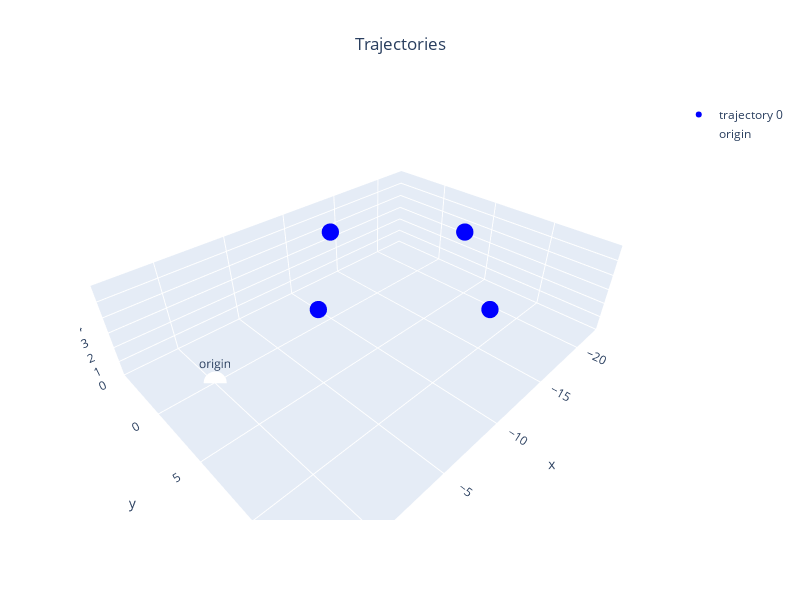

The notebook cell saved with this chart:
### Markdown cell above
## Gazebo

### Code cell
gaz_config = ConfigGazebo(origin= enu_origin,
                          world_path="simulator/gazebo/worlds/runway.world")

gaz_config.add(base_path=base_path,base_home=base_home,color=color)
gaz_config.show()

gaz= Gazebo(gaz_config,gra_origin)

### Figure 1 — Plotly figure (JSON) as saved in the notebook; plotly's stock layout.template omitted (floating-point values rounded to 4 significant figures)
{"data": [{"marker": {"color": ["blue", "blue", "blue", "blue", "blue"], "size": 6}, "mode": "markers", "name": "trajectory 0", "type": "scatter3d", "x": [-5, -12.07, -19.14, -12.07, -5], "y": [5, -2.071, 5.0, 12.07, 5], "z": [5, 5, 5, 5, 5]}, {"marker": {"color": "white", "size": 8}, "mode": "markers+text", "name": "origin", "text": ["origin"], "textposition": "top center", "type": "scatter3d", "x": [0], "y": [0], "z": [0]}], "layout": {"height": 600, "scene": {"xaxis": {"range": [-22.97, 3.828], "title": {"text": "x"}}, "yaxis": {"range": [-4.899, 14.9], "title": {"text": "y"}}, "zaxis": {"range": [0, 6], "title": {"text": "z"}}}, "showlegend": true, "title": {"text": "Trajectories", "x": 0.5, "xanchor": "center"}, "width": 800}}
